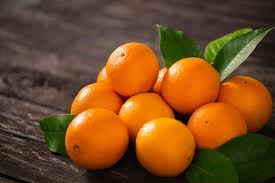
#> input picture image 14.jpeg, 275 x 183 px, found by its file name
$ jupyter execute --allow-errors Color_Indetification.ipynb   (shell and % lines are left out)
#> lines starting #> are read from the running program, lines starting #| are printed output that depends on the picture; long printed decimals are rounded
<a href="https://colab.research.google.com/github/nawaltahir/Color-Identification/blob/main/Color_Indetification.ipynb" target="_parent"></a>

[cell 1]
# Ensure all necessary packages are installed
# Import required libraries
import skimage
print(skimage.__version__)
import skimage.color
from sklearn.cluster import KMeans
import matplotlib.pyplot as plt
import numpy as np
import cv2
from collections import Counter
from skimage.color import rgb2lab #, deltaE_cie76
from scipy.spatial.distance import cdist
import os

# If using Google Colab, mount Google Drive
from google.colab import drive
drive.mount('/content/drive')

# Function to read and resize images
# [4 lines left out: function get_image, not called in this run]

# Function to convert RGB to HEX
def RGB2HEX(color):
    return "#{:02x}{:02x}{:02x}".format(int(color[0]), int(color[1]), int(color[2]))

# Function to extract dominant colors using KMeans clustering
# [18 lines left out: function get_colors, not called in this run]

# Define image directory and color constants
IMAGE_DIRECTORY = '/content/drive/MyDrive/images'
COLORS = {
    'RED': [255, 0, 0],
    'GREEN': [0, 128, 0],
    'BLUE': [0, 0, 255],
    'YELLOW': [255, 255, 0],
    'CYAN': [0, 255, 255],
    'MAGENTA':[255, 20, 147],
    'ORANGE': [255, 165, 0],
    'PINK': [255, 145, 164],
    'PURPLE': [128, 0, 128],
    'BROWN': [139, 69, 19],
    'GRAY': [128, 128, 128],
    'BLACK': [0, 0, 0],
    'WHITE': [255, 255, 255]
}
# Define threshold values for each color
THRESHOLDS = {
    'RED': 30,
    'GREEN': 30,
    'BLUE': 100,
    'YELLOW': 25,
    'CYAN': 30,
    'MAGENTA': 35,
    'ORANGE': 30,
    'PINK': 25,
    'PURPLE': 25,
    'BROWN': 30,
    'GRAY': 25,
    'BLACK': 25,
    'WHITE': 25
}
MATCH = {
    'RED': 6,
    'GREEN': 6,
    'BLUE': 2,
    'YELLOW': 1,
    'CYAN': 2,
    'MAGENTA': 10,
    'ORANGE': 3,
    'PINK': 4,
    'PURPLE': 4,
    'BROWN': 1,
    'GRAY': 1,
    'BLACK': 2,
    'WHITE': 2
}


# Load all images from the directory
images = []
#> (the rest of this cell did not finish here and is left out)

[cell 2]
# Import required libraries
import cv2
import matplotlib.pyplot as plt
import numpy as np
from sklearn.cluster import KMeans
from collections import Counter

# If using Google Colab, mount Google Drive
from google.colab import drive
drive.mount('/content/drive')

# Function to read and resize images
def get_image(image_path):
    image = cv2.imread(image_path)
#> image is the input picture: shape (183, 275, 3); mean B, G, R 34.4, 75, 117.7
    if image is None:  # Check if image loading failed
        raise FileNotFoundError(f"Failed to load image: {image_path}")
    image = cv2.cvtColor(image, cv2.COLOR_BGR2RGB)
    return image


# Function to convert RGB to HEX
def RGB2HEX(color):
    return "#{:02x}{:02x}{:02x}".format(int(color[0]), int(color[1]), int(color[2]))

# Function to extract dominant colors using KMeans clustering
def get_colors(image, number_of_colors, show_chart=False):
#> called with number_of_colors = 8, show_chart = True
    modified_image = cv2.resize(image, (600, 400), interpolation=cv2.INTER_AREA)
    modified_image = modified_image.reshape(modified_image.shape[0] * modified_image.shape[1], 3)
    clf = KMeans(n_clusters=number_of_colors)
    labels = clf.fit_predict(modified_image)
    counts = Counter(labels)
#> counts = {1: 57329, 6: 46529, 2: 33856, 5: 7555, 4: 17559, 3: 24736, 0: 40700, 7: 11736}

    center_colors = clf.cluster_centers_
    ordered_colors = [center_colors[i] for i in counts.keys()]
#> ordered_colors = [[71.77, 57.12, 49.5], [99.45, 85.48, 72.3], [31.94, 24.94, 13.41], [227.9, 186.3, 127.4], [37.87, 59.4, 6.95], [197.8, 83.57, 5.36], [235.1, 117.4, 7.76], [135.6, 51.28, 5.5]]
    hex_colors = [RGB2HEX(ordered_colors[i]) for i in counts.keys()]
#> hex_colors = ['#635548', '#eb7507', '#1f180d', '#c55305', '#253b06', '#e3ba7f', '#473931', '#873305']
    rgb_colors = [ordered_colors[i] for i in counts.keys()]
#> rgb_colors = [[99.45, 85.48, 72.3], [235.1, 117.4, 7.76], [31.94, 24.94, 13.41], [197.8, 83.57, 5.36], [37.87, 59.4, 6.95], [227.9, 186.3, 127.4], [71.77, 57.12, 49.5], [135.6, 51.28, 5.5]]

    if show_chart:
        plt.figure(figsize=(8, 6))
        plt.pie(counts.values(), labels=hex_colors, colors=hex_colors)
        plt.show()
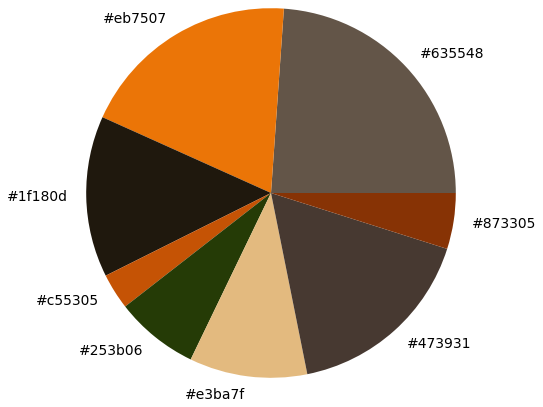
#> figure drawn by matplotlib, 1 panel

    return rgb_colors, hex_colors

# Load the image using the get_image function
image_path = '/content/drive/MyDrive/images/image 14.jpeg'  # Replace with your image path
image = get_image(image_path)

# Identify colors in the image
number_of_colors = 8  # Adjust the number of colors to extract
rgb_colors, hex_colors = get_colors(image, number_of_colors, show_chart=True)
plt.imshow(image)
plt.show()

# Print the identified colors in RGB and HEX format
print("Identified RGB Colors:")
for color in rgb_colors:
    print(color)
#> this loop made 8 passes
#| [99.449 85.480 72.299]
#| [235.073 117.425   7.763]
#| [31.941 24.938 13.410]
#| [197.766   83.570   5.355]
#| [37.871 59.402  6.947]
#| [227.903 186.288 127.442]
#| [71.775 57.125 49.501]
#| [135.648  51.279   5.500]

print("\nIdentified HEX Colors:")
for hex_color in hex_colors:
    print(hex_color)
#> this loop made 8 passes
#> hex_color on passes 1 to 8: '#635548', '#eb7507', '#1f180d', '#c55305', '#253b06', '#e3ba7f', '#473931', '#873305'
#| #635548
#| #eb7507
#| #1f180d
#| #c55305
#| #253b06
#| #e3ba7f
#| #473931
#| #873305


$ run again, with image 16.jpeg copied over image 14.jpeg
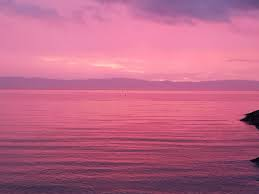
#> input picture image 16.jpeg, 259 x 194 px, found by its file name
#> in get_image, image is the input picture: shape (194, 259, 3); mean B, G, R 134.2, 101.6, 189.3
#> in get_colors, `modified_image = cv2.resize(image, (600, 400), interpolation=cv2.INTER..`:
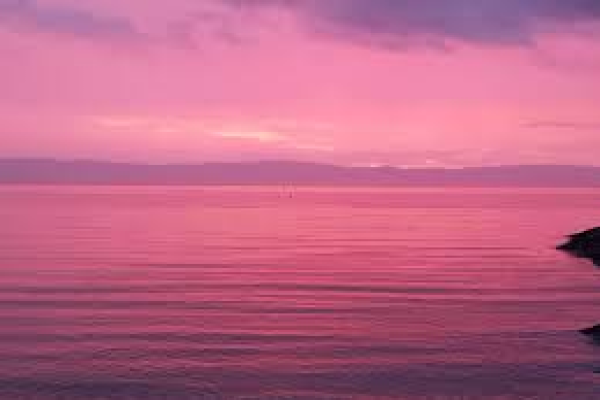
#> modified_image: shape (400, 600, 3); mean R, G, B 189.3, 101.5, 134.1
#> counts = {7: 19724, 6: 36766, 1: 27480, 5: 25978, 2: 49060, 0: 32681, 3: 28566, 4: 19745}
#> ordered_colors = [[165.5, 103.2, 149.7], [219.5, 128.2, 166.8], [125.7, 61.23, 89.67], [161.4, 72.28, 102.7], [243.4, 143.2, 172.6], [221.1, 106.1, 136.4], [195.7, 91.07, 125], [86.11, 49.13, 75.13]]
#> in get_colors, `hex_colors = [RGB2HEX(ordered_colors[i]) for i in counts.keys()]`: hex_colors = ['#56314b', '#c35b7d', '#db80a6', '#dd6a88', '#7d3d59', '#a56795', '#a14866', '#f38fac']
#> in get_colors, `rgb_colors = [ordered_colors[i] for i in counts.keys()]`: rgb_colors = [[86.11, 49.13, 75.13], [195.7, 91.07, 125], [219.5, 128.2, 166.8], [221.1, 106.1, 136.4], [125.7, 61.23, 89.67], [165.5, 103.2, 149.7], [161.4, 72.28, 102.7], [243.4, 143.2, 172.6]]
#> in get_colors, `plt.show()`:
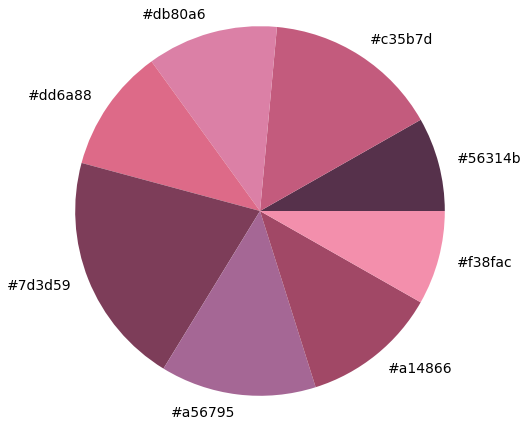
#> figure drawn by matplotlib, 1 panel
#> the loop `for color in rgb_colors:` made 8 passes
#> (printed output is left out)
#> the loop `for hex_color in hex_colors:` made 8 passes
#> hex_color on passes 1 to 8: '#56314b', '#c35b7d', '#db80a6', '#dd6a88', '#7d3d59', '#a56795', '#a14866', '#f38fac'
#> (printed output is left out)

$ run again, with image 19.jpeg copied over image 14.jpeg
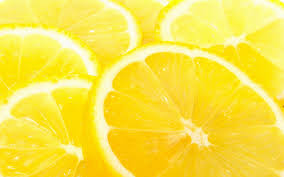
#> input picture image 19.jpeg, 284 x 177 px, found by its file name
#> in get_image, image is the input picture: shape (177, 284, 3); mean B, G, R 70.4, 228.3, 250.7
#> in get_colors, `modified_image = cv2.resize(image, (600, 400), interpolation=cv2.INTER..`:
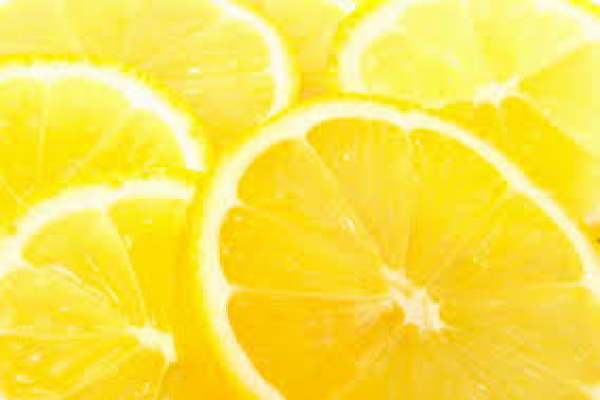
#> modified_image: shape (400, 600, 3); mean R, G, B 250.7, 228.3, 70.3
#> counts = {3: 16281, 6: 14254, 1: 25719, 4: 34699, 7: 38558, 0: 41833, 2: 41091, 5: 27565}
#> ordered_colors = [[252, 249.4, 210.5], [251.8, 245.5, 170.1], [251.8, 244.3, 125.2], [251.4, 238.5, 92.85], [250.2, 225.4, 63.23], [249.5, 218.3, 38], [251.1, 226, 8.43], [249, 201.4, 6.68]]
#> in get_colors, `hex_colors = [RGB2HEX(ordered_colors[i]) for i in counts.keys()]`: hex_colors = ['#fbee5c', '#fbe208', '#fbf5aa', '#fae13f', '#f9c906', '#fbf9d2', '#fbf47d', '#f9da26']
#> in get_colors, `rgb_colors = [ordered_colors[i] for i in counts.keys()]`: rgb_colors = [[251.4, 238.5, 92.85], [251.1, 226, 8.43], [251.8, 245.5, 170.1], [250.2, 225.4, 63.23], [249, 201.4, 6.68], [252, 249.4, 210.5], [251.8, 244.3, 125.2], [249.5, 218.3, 38]]
#> in get_colors, `plt.show()`:
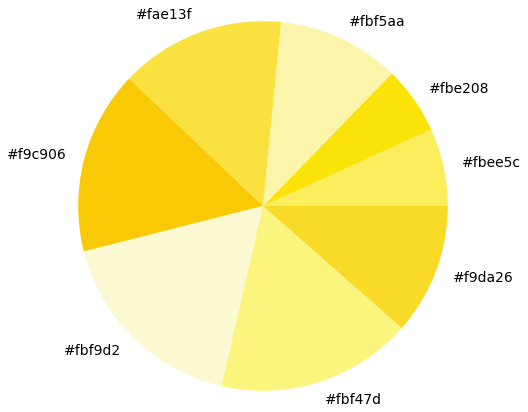
#> figure drawn by matplotlib, 1 panel
#> the loop `for color in rgb_colors:` made 8 passes
#> (printed output is left out)
#> the loop `for hex_color in hex_colors:` made 8 passes
#> hex_color on passes 1 to 8: '#fbee5c', '#fbe208', '#fbf5aa', '#fae13f', '#f9c906', '#fbf9d2', '#fbf47d', '#f9da26'
#> (printed output is left out)

$ run again, with image 20.jpeg copied over image 14.jpeg
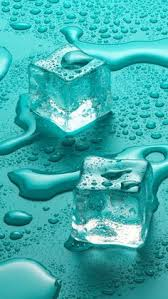
#> input picture image 20.jpeg, 168 x 299 px, found by its file name
#> in get_image, image is the input picture: shape (299, 168, 3); mean B, G, R 174.5, 174.7, 61.1
#> in get_colors, `modified_image = cv2.resize(image, (600, 400), interpolation=cv2.INTER..`:
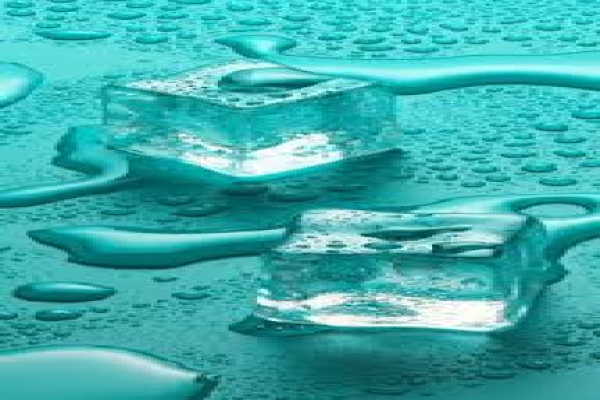
#> modified_image: shape (400, 600, 3); mean R, G, B 61.1, 174.6, 174.4
#> counts = {4: 40738, 2: 29637, 7: 40263, 1: 37774, 6: 16563, 5: 30819, 3: 36020, 0: 8186}
#> ordered_colors = [[86.23, 219.7, 219.7], [55.54, 198.9, 198.4], [35.65, 165, 164.3], [20.98, 134.9, 134.5], [147.7, 222.7, 223.1], [9.06, 102, 102.6], [76.49, 180.5, 180.2], [218, 243.5, 243.4]]
#> in get_colors, `hex_colors = [RGB2HEX(ordered_colors[i]) for i in counts.keys()]`: hex_colors = ['#93dedf', '#23a5a4', '#daf3f3', '#37c6c6', '#4cb4b4', '#096666', '#148686', '#56dbdb']
#> in get_colors, `rgb_colors = [ordered_colors[i] for i in counts.keys()]`: rgb_colors = [[147.7, 222.7, 223.1], [35.65, 165, 164.3], [218, 243.5, 243.4], [55.54, 198.9, 198.4], [76.49, 180.5, 180.2], [9.06, 102, 102.6], [20.98, 134.9, 134.5], [86.23, 219.7, 219.7]]
#> in get_colors, `plt.show()`:
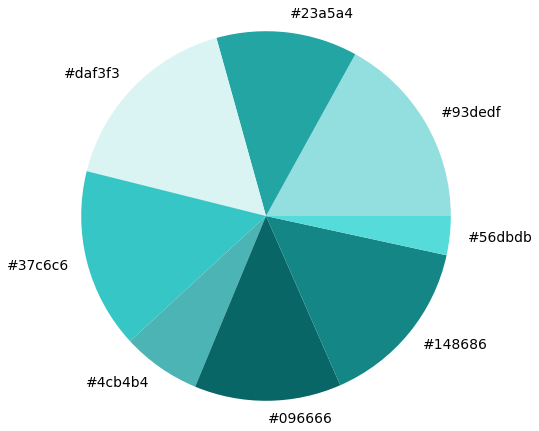
#> figure drawn by matplotlib, 1 panel
#> the loop `for color in rgb_colors:` made 8 passes
#> (printed output is left out)
#> the loop `for hex_color in hex_colors:` made 8 passes
#> hex_color on passes 1 to 8: '#93dedf', '#23a5a4', '#daf3f3', '#37c6c6', '#4cb4b4', '#096666', '#148686', '#56dbdb'
#> (printed output is left out)
